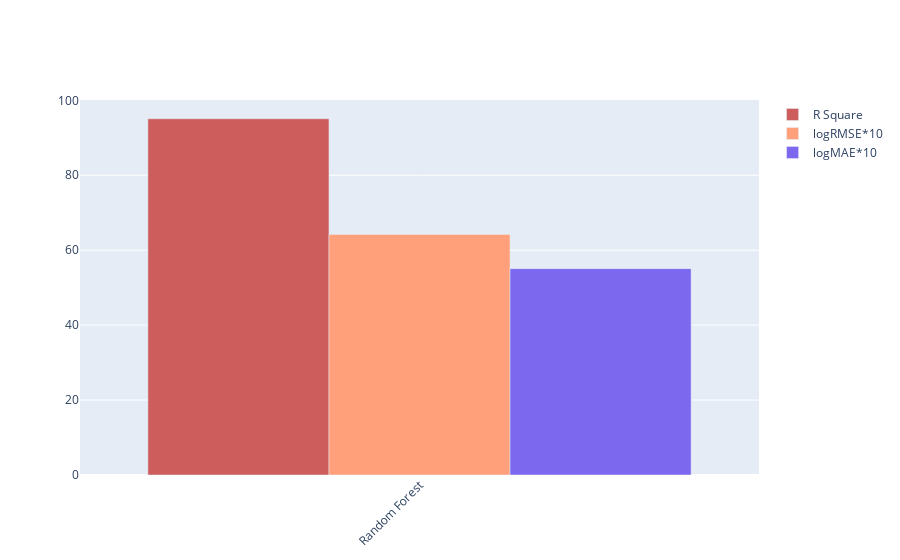

Notebook code cell kept with this figure:
### Code cell
# still undergoing comparative analysis
model_name  = ['Random Forest']
fig = go.Figure()
fig.add_trace(go.Bar(
    x=model_name,
    y=[r2_score(y_test, predictions)*100],
    name='R Square',
    marker_color='indianred'
))
fig.add_trace(go.Bar(
    x=model_name,
    y=np.log([np.sqrt(mean_squared_error(y_test, predictions))])*10,
    name='logRMSE*10',
    marker_color='lightsalmon'
))
fig.add_trace(go.Bar(
    x=model_name,
    y=np.log([mean_absolute_error(y_test, predictions)])*10,
    name='logMAE*10',
    marker_color='mediumslateblue'
))

fig.layout.update(barmode='group', xaxis_tickangle=-45)
fig.show()

### Figure 1 — Plotly figure (JSON) as saved in the notebook; plotly's stock layout.template omitted (floating-point values rounded to 4 significant figures)
{"data": [{"marker": {"color": "indianred"}, "name": "R Square", "type": "bar", "x": ["Random Forest"], "y": [95.08]}, {"marker": {"color": "lightsalmon"}, "name": "logRMSE*10", "type": "bar", "x": ["Random Forest"], "y": [64.2]}, {"marker": {"color": "mediumslateblue"}, "name": "logMAE*10", "type": "bar", "x": ["Random Forest"], "y": [55.08]}], "layout": {"barmode": "group", "xaxis": {"tickangle": -45}}}
